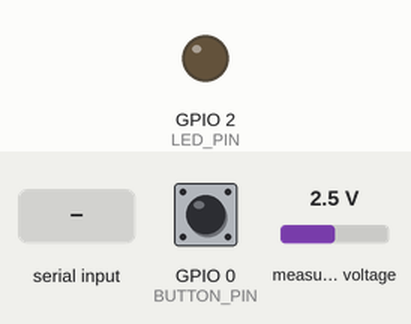
Recording of a sketch running on a simulated ESP32. Shown: output pins drawn as LEDs (lit = HIGH). Dashed ring = blinking. The test bench sets the inputs (shaded band); at power-on: GPIO 0 (BUTTON_PIN) HIGH, measured voltage 2.5 V. The local clock reads 2024-03-15 10:24:30 at power-on unless the sketch sets it; what the sketch prints to the serial monitor is not drawn.

Above: at 0.0 s.
At 6.7 s:
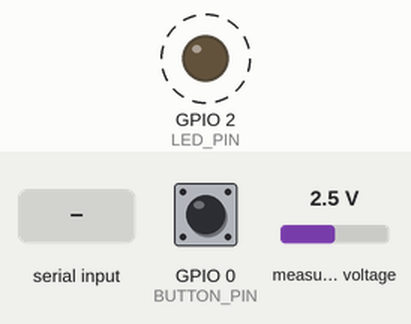
6.8 s: "1\n" received over Serial
Timing chart, 0 to 26.8 s (numbered marks = the images above; inputs shaded):
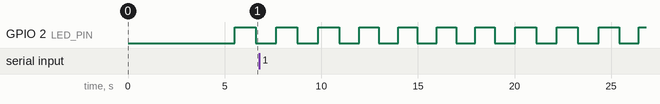

The sketch:

firmware.ino
```cpp
// Header includes
#include "secrets.h"
#include "device/DeviceController.h"
#include "meter/Meter.h"
#include "device/physical-interface/PhysicalInterface.h"
#include "device/measurement-sender/MeasurementSender.h"
#include "device/measurement-sender/HttpRequester.h"
#include "device/logger/Logger.h"
#include "device/connection/Connection.h"

// Implementation includes
#include "device/DeviceController.cpp"
#include "meter/Meter.cpp"
#include "device/physical-interface/PhysicalInterface.cpp"
#include "device/measurement-sender/MeasurementSender.cpp"
#include "device/measurement-sender/HttpRequester.cpp"
#include "device/logger/Logger.cpp"
#include "device/connection/Connection.cpp"

// Device settings
constexpr const char* BACKEND_URL = "";
constexpr const char* TLS_CA_CERTIFICATE = ""; // Required only when BACKEND_URL uses https://.
constexpr bool ENABLE_LOGS = true;  // Reserved for a future implementation.
constexpr bool PERIODIC_RESTART = true;
constexpr int TRANSMISSIONS_PER_BATCH = 10;
constexpr int ADDITIONAL_DELAY_MS = 7500;
constexpr bool PROGRESSIVE_DELAY = false;
const std::vector<int> DECIMAL_PLACES = {-1, 2};

// Meter settings
constexpr double BURDEN_RESISTANCE = 75;
constexpr double TRANSFORMER_TURNS = 2000.0;

Meter meter;

auto measurementFunction = []() {
    return meter.measure();
};

DeviceController deviceController(
    WIFI_SSID,
    WIFI_PASSWORD,
    BACKEND_URL,
    AUTH_TOKEN,
    TLS_CA_CERTIFICATE,
    measurementFunction,
    DECIMAL_PLACES // Decimal places for the timestamp and current. -1 means integer.
);

void setup() {
    Serial.begin(115200);
    delay(4000);

    // Meter settings
    meter.beginI2C();
    meter.setResistance(BURDEN_RESISTANCE);
    meter.setTransformerTurns(TRANSFORMER_TURNS);

    // Optional system settings
    deviceController.setLogging(ENABLE_LOGS);
    deviceController.setPeriodicRestart(PERIODIC_RESTART);
    deviceController.setTransmissionsPerBatch(TRANSMISSIONS_PER_BATCH);
    deviceController.setAdditionalDelay(ADDITIONAL_DELAY_MS);
    deviceController.setProgressiveDelay(PROGRESSIVE_DELAY);

    // Start the system.
    deviceController.begin();
}

void loop() {
    // Check the serial input for commands.
    if (Serial.available()) {
        String command = Serial.readStringUntil('\n');
        deviceController.handleCommand(command);
    }

    // Run the measurement and transmission system.
    deviceController.loop();
    delay(100);
}
```

DeviceController.h
```cpp
#ifndef DEVICE_CONTROLLER_H
#define DEVICE_CONTROLLER_H

#include <Arduino.h>
#include <functional>
#include <vector>
#include "connection/Connection.h"
#include "measurement-sender/MeasurementSender.h"
#include "logger/Logger.h"
#include "physical-interface/PhysicalInterface.h"

class DeviceController {
private:
    // Connection
    String SSID;
    String password;
    String backendUrl;

    // Operating mode
    String operatingMode;

    // Customizations
    bool progressiveDelay = false; // In disconnected mode, the interval grows exponentially up to 10 minutes per measurement.
    bool saveLogs = false;
    bool periodicRestart = false;
    int transmissionsPerBatch = 1;
    int additionalDelayMs;
    int startTimeMs;

    // Components
    Connection connection;
    Logger logger;
    MeasurementSender measurementSender;
    PhysicalInterface physicalInterface;

    // Error counters
    int connectionFailures = 0;
    int measurementFailures = 0;

    // Transmission
    int MAX_TRANSMISSIONS_PER_BATCH = 50;

public:
    DeviceController(String ssid, String password, String url, String token, String tlsCaCertificate,
        std::function<Measurement(void)> measurementFunction,
        std::vector<int> decimalPlaces);

    void begin();
    void loop();

    // Connection
    bool connectWiFi();

    // Measurement
    bool takeMeasurement();

    // Transmission
    String sendMeasurements(int rows);

    // Customizations
    void setAdditionalDelay(int delayMs);
    void setProgressiveDelay(bool enabled);
    void setLogging(bool enabled);
    void setPeriodicRestart(bool enabled);
    void setTransmissionsPerBatch(int transmissions);

    // Modes
    void setMode(String mode);
    void runSendingMode();
    void runPendingMode();
    void runDisconnectedMode();
    void runShutdownMode();
    void runRestartMode();
    String getMode();

    // User interaction
    void handleCommand(String command);
};

#endif
```

Connection.h
```cpp
#ifndef CONNECTION_H
#define CONNECTION_H

#include <WiFi.h>
#include "device/logger/Logger.h"

class Connection {
private:
    String networkName;
    String networkPassword;

public:
    Connection(String ssid, String password);
    bool connectWiFi();
    bool isConnected();
    String getStatusMessage();
};

#endif
```

Logger.h
```cpp
#ifndef LOGGER_H
#define LOGGER_H

// Reserved for a future implementation.

class Logger {
private:

public:
    Logger();
    void begin(boolean saveLogs);
    void logMessage(String message);
};

#endif // LOGGER_H
```

HttpRequester.h
```cpp
#ifndef HTTP_REQUESTER_H
#define HTTP_REQUESTER_H

#include <WiFi.h>
#include <WiFiClientSecure.h>
#include <HTTPClient.h>
#include "device/logger/Logger.h"

struct HttpResult {
    int statusCode;
    String responseBody;
};

class HttpRequester {
private:
    String url;
    String token;
    String tlsCaCertificate;
    bool useHttps;
    Logger& logger;

    HttpResult performPost(const String& endpoint, const String& json);
    HttpResult performGet(const String& endpoint);
    String getBackendHost() const;
    int getBackendPort() const;
    String getBackendIp() const;
    String getRequestUrl(const String& endpoint) const;
    void logRequest(const String& method, const String& endpoint, int payloadBytes = 0) const;
    void logResponse(const String& method, const String& endpoint, const HttpResult& result) const;

    template <typename Client>
    HttpResult executePost(Client& client, const String& endpoint, const String& json);

    template <typename Client>
    HttpResult executeGet(Client& client, const String& endpoint);

public:
    HttpRequester(Logger& logger, String url, String token, String tlsCaCertificate);
    bool sendMeasurements(const String& json);
    bool verifyBackend();
    void logBackendConfiguration() const;
};

#endif
```

MeasurementSender.h
```cpp
#ifndef MEASUREMENT_SENDER_H
#define MEASUREMENT_SENDER_H

#include <deque>
#include <variant>
#include "HttpRequester.h"
#include "device/logger/Logger.h"

using MeasurementValue = std::variant<int, float>;
using Measurement = std::vector<MeasurementValue>; // Mixed values sent by the meter.
using MeasurementDecimalPlaces = std::vector<int>; // Decimal places for each value; -1 represents integers.

class MeasurementSender {
private:
    std::deque<Measurement> buffer; // Pending measurements.
    std::function<Measurement(void)> measurementFunction;
    HttpRequester requester;
    MeasurementDecimalPlaces decimalPlaces;
    Logger& logger;

    String formatMeasurementAsJson(const Measurement& measurement);
    String buildBatchJson(int rows);

public:
    MeasurementSender(String backendUrl, Logger& logger, String token, String tlsCaCertificate,
              std::function<Measurement(void)> measurementFunction,
              std::vector<int> decimalPlaces);

    // Measurement
    bool takeMeasurement();

    // Transmission
    String sendBatch(int rows);
    bool checkBackendStatus();
    void logBackendConfiguration();
    int getBufferSize();
};

#endif // MEASUREMENT_SENDER_H
```

PhysicalInterface.h
```cpp
#ifndef PHYSICAL_INTERFACE_H
#define PHYSICAL_INTERFACE_H

class PhysicalInterface {
    public:
        using GetModeFunction = std::function<String(void)>;
        using CommandFunction = std::function<void(String)>;

        PhysicalInterface();

        void begin(GetModeFunction getMode, CommandFunction command);

    private:
        GetModeFunction getMode;
        CommandFunction command;

        void runLedLoop();
        void runButtonLoop();

        static void ledTask(void* parameter);
        static void buttonTask(void* parameter);

        bool ledState = false;
        bool previousButtonState = HIGH;
        unsigned long lastPressedAt = 0;

        static const int LED_PIN = 2;
        static const int BUTTON_PIN = 0;
};

#endif
```

Meter.h
```cpp
#ifndef METER_H
#define METER_H

#include <Wire.h>
#include <Adafruit_ADS1X15.h>
#include <time.h>
#include <vector>
#include <variant>

using MeasurementValue = std::variant<int, float>;
using Measurement = std::vector<MeasurementValue>;

class Meter {
    private:
        Adafruit_ADS1115 ads;

        int sampleCount = 750;

        double resistance;
        double transformerTurns;

        bool ntpInitialized = false;
        bool hasTimeReference = false;
        time_t referenceEpoch = 0;
        uint32_t referenceMillis = 0;
        void initializeNTP();
        int getEpoch();

        void collectReadings(double *buffer, int size);
        double adcToVoltage(int reading);
        double calculateMean(double *data, int size);
        double calculateStandardDeviation(double *data, int size, double mean);
        int filterAndCenterData(double *data, int size);
        double calculateRMS(double *data, int size);

        double measureCurrent();

    public:
        void beginI2C();
        void setResistance(double value);
        void setTransformerTurns(double turns);

        Measurement measure(); // Returns [timestamp, current].
};

#endif // METER_H
```

secrets.example.h
```cpp
#ifndef SECRETS_H
#define SECRETS_H

constexpr const char* WIFI_SSID = "";
constexpr const char* WIFI_PASSWORD = "";
constexpr const char* AUTH_TOKEN = "";

#endif
```

Measured:
- by itself, GPIO 2 (LED_PIN): alternates HIGH for 1.1 s and LOW for 1.1 s
